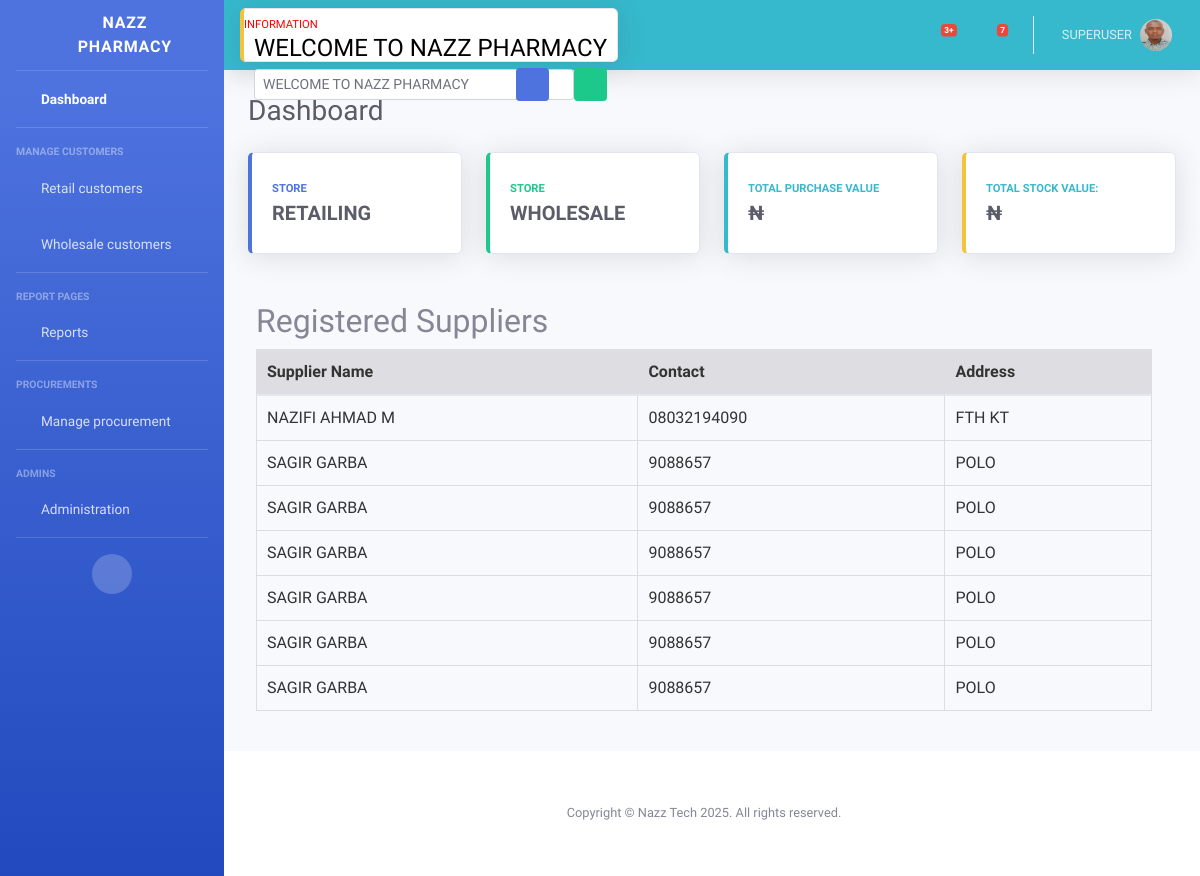
The app's page /list_suppliers_view/ (signed in) with its own data.
### userauth/models.py (models this page shows, shortened)
class User(AbstractUser):
    username = models.CharField(max_length=200, null=True, blank=True)
    mobile = models.CharField(max_length=20, unique=True)
    USERNAME_FIELD = 'mobile'
    REQUIRED_FIELDS = ['username']

class Profile(models.Model):
    user = models.OneToOneField(User, on_delete=models.CASCADE)
    image = models.ImageField(upload_to='uploads/images/', blank=True, null=True)
    full_name = models.CharField(max_length=200, blank=True, null=True)
    user_type = models.CharField(max_length=200, choices=USER_TYPE, blank=True, null=True)

### supplier/models.py (models this page shows, shortened)
class Supplier(models.Model):
    name = models.CharField(max_length=255)
    phone = models.CharField(max_length=15, blank=True, null=True)
    contact_info = models.TextField(blank=True, null=True)

### store/views.py (the view)
# urls.py: path('list_suppliers_view/', views.list_suppliers_view, name='supplier_list'),
@login_required
def list_suppliers_view(request):
    if request.user.is_authenticated:
        suppliers = Supplier.objects.all()  # Get all suppliers
        return render(request, 'partials/supplier_list.html', {'suppliers': suppliers})
    else:
        return redirect('store:index')

### templates/partials/supplier_list.html (shortened to what this page needs)
{% extends "partials/base.html" %}
{% block content %}
<div class="container table-responsive">
    <h2>Registered Suppliers</h2>
    <table class="table table-hover">
        <thead class="table-secondary">
            <tr>
                <th>Supplier Name</th>
                <th>Contact</th>
                <th>Address</th>
            </tr>
        </thead>
        <tbody>
            {% for supplier in suppliers %}
            <tr>
                <td data-label="Supplier Name">{{ supplier.name }}</td>
                <td data-label="Contact">{{ supplier.phone }}</td>
                <td data-label="Address">{{ supplier.contact_info }}</td>
            </tr>
            {% empty %}
            <tr>
                <td colspan="4">No suppliers registered.</td>
            </tr>
            {% endfor %}
        </tbody>
    </table>
</div>
{% endblock %}

### templates/partials/base.html (shortened to what this page needs)
{% load static %}
{% load humanize %}
<!DOCTYPE html>
<html lang="en">
<head>
    <link href="{% static 'vendor/fontawesome-free/css/all.min.css' %}" rel="stylesheet" type="text/css">
    <link href="{% static 'css/sb-admin-2.min.css' %}" rel="stylesheet">
</head>
<body id="page-top">
    <div id="wrapper">
        <ul class="navbar-nav bg-gradient-primary sidebar sidebar-dark accordion" id="accordionSidebar">
            <a class="sidebar-brand d-flex align-items-center justify-content-center"
                href="{% url 'store:dashboard' %}">
                <div class="sidebar-brand-icon rotate-n-15">
                    <i class="fas fa-prescription"></i>
                </div>
                <div class="sidebar-brand-text mx-3">NAZZ PHARMACY</div>
            </a>
            <hr class="sidebar-divider my-0">
            <li class="nav-item active">
                <a class="nav-link" href="{% url 'store:dashboard' %}">
                    <i class="fas fa-fw fa-tachometer-alt"></i>
                    <span>Dashboard</span></a>
            </li>
            <hr class="sidebar-divider">
            <div class="sidebar-heading">
                manage customers
            </div>
            <li class="nav-item">
                <a class="nav-link collapsed" href="#" data-toggle="collapse" data-target="#collapseRetail"
                    aria-expanded="true" aria-controls="collapseRetail">
                    <i class="fas fa-fw fa-users"></i>
                    <span>Retail customers</span>
                </a>
            </li>
            <li class="nav-item">
                <a class="nav-link collapsed" href="#" data-toggle="collapse" data-target="#collapseWholesale"
                    aria-expanded="true" aria-controls="collapseWholesale">
                    <i class="fas fa-fw fa-users"></i>
                    <span>Wholesale customers</span>
                </a>
            </li>
            <hr class="sidebar-divider">
            <div class="sidebar-heading">
                Report Pages
            </div>
            <li class="nav-item">
                <a class="nav-link collapsed" href="#" data-toggle="collapse" data-target="#collapseReport"
                    aria-expanded="true" aria-controls="collapseReport">
                    <i class="fas fa-fw fa-chart-line"></i>
                    <span>Reports</span>
                </a>
            </li>
            <hr class="sidebar-divider">
            <div class="sidebar-heading">
                Procurements
            </div>
            <li class="nav-item">
                <a class="nav-link collapsed" href="#" data-toggle="collapse" data-target="#collapsePages"
                    aria-expanded="true" aria-controls="collapsePages">
                    <i class="fas fa-fw fa-truck"></i>
                    <span>Manage procurement</span>
                </a>
            </li>
            <hr class="sidebar-divider">
            <div class="sidebar-heading">
                Admins
            </div>
            <li class="nav-item ">
                <a class="nav-link collapsed" href="#" data-toggle="collapse" data-target="#collapseAdmin"
                    aria-expanded="true" aria-controls="collapseReport">
                    <i class="fas fa-fw fa-user-cog"></i>
                    <span>Administration</span>
                </a>
            </li>
            <hr class="sidebar-divider d-none d-md-block">
            <div class="text-center d-none d-md-inline">
                <button class="rounded-circle border-0 lg" id="sidebarToggle"></button>
            </div>
        </ul>
        <div id="content-wrapper" class="d-flex flex-column">
            <div id="content">
                <nav class="navbar navbar-expand navbar-dark bg-info topbar mb-4 static-top shadow">
                    <div class="card border-left-warning shadow h-100 py-2">
                        <div class="card-head text-xs" style="color: red;">
                            INFORMATION
                            <div class="marquee-container">
                                <div id="marquee-wrapper" class="d-flex align-items-center">
                                    <marquee id="dynamic-marquee" behavior="" direction="">
                                        <h4 class="marquee-text">{% if marquee_text %}{{ marquee_text }}{% else %}WELCOME TO NAZZ PHARMACY{% endif %}</h4>
                                    </marquee>
                                </div>
                                <div id="marquee-edit" style="display: none;" class="d-flex align-items-center">
                                    <input type="text"
                                           id="marquee-input"
                                           class="form-control form-control-sm me-2"
                                           value="{% if marquee_text %}{{ marquee_text }}{% else %}WELCOME TO NAZZ PHARMACY{% endif %}">
                                           {% if user.is_superuser %}
                                           <button class="btn btn-sm btn-primary ms-2 mx-5"
                                                   onclick="toggleMarqueeEdit()"
                                                   style="position: absolute; right: 10px; z-index: 1000;">
                                               <i class="fas fa-edit"></i>
                                           </button>
                                       {% endif %}
                                    <button class="btn btn-sm btn-success me-1" onclick="saveMarquee()">
                                        <i class="fas fa-save"></i>
                                    </button>
                                </div>
                            </div>
                        </div>
                    </div>
                    <ul class="navbar-nav ml-auto">
                        <li class="nav-item dropdown no-arrow mx-1">
                            <a class="nav-link dropdown-toggle" href="#" id="alertsDropdown" role="button"
                                data-toggle="dropdown" aria-haspopup="true" aria-expanded="false">
                                <i class="fas fa-bell fa-fw"></i>
                                <span class="badge badge-danger badge-counter">3+</span>
                            </a>
                        </li>
                        <li class="nav-item dropdown no-arrow mx-1">
                            <a class="nav-link dropdown-toggle" href="#" id="messagesDropdown" role="button"
                                data-toggle="dropdown" aria-haspopup="true" aria-expanded="false">
                                <i class="fas fa-envelope fa-fw"></i>
                                <span class="badge badge-danger badge-counter">7</span>
                            </a>
                        </li>
                        {% if user.is_authenticated %}
                        <li class="nav-item dropdown no-arrow">
                            <a class="nav-link dropdown-toggle" href="#" id="userDropdown" role="button"
                                data-toggle="dropdown" aria-haspopup="true" aria-expanded="false">
                                <span class="mr-2 d-none d-lg-inline text-white-600 small">
                                    {{ user.username|upper }}</span>
                                <img class="img-profile rounded-circle"
                                    src="{% if user.profile.image %}{{ user.profile.image.url }}{% else %}{% static 'img/undraw_profile.svg' %}{% endif %}">
                            </a>
                        </li>
                        {% else %}
                        <a href="{% url 'store:index' %}" class="btn btn-outline-light btn-sm my-3"
                            style="font-weight: bolder;">Login</a>
                        {% endif %}
                    </ul>
                </nav>
                <div class="container-fluid">
                    <div class="d-sm-flex align-items-center justify-content-between mb-4">
                        <h1 class="h3 mb-0 text-gray-800">Dashboard</h1>
                    </div>
                    <div class="row">
                        <a href="{% url 'store:store' %}" class="col-xl-3 col-md-6 mb-4 nazz"
                            style="text-decoration: none;">
                            <div class="card border-left-primary shadow h-100 py-2">
                                <div class="card-body">
                                    <div class="row no-gutters align-items-center">
                                        <div class="col mr-2">
                                            <div class="text-xs font-weight-bold text-primary text-uppercase mb-1">
                                                STORE</div>
                                            <div class="h5 mb-0 font-weight-bold text-gray-800">RETAILING</div>
                                        </div>
                                        <div class="col-auto">
                                            <i class="fas fa-store fa-2x text-gray-300"></i>
                                        </div>
                                    </div>
                                </div>
                            </div>
                        </a>
                        <a href="{% url 'wholesale:wholesales' %}" class="col-xl-3 col-md-6 mb-4 nazz"
                            style="text-decoration: none;">
                            <div class="card border-left-success shadow h-100 py-2">
                                <div class="card-body">
                                    <div class="row no-gutters align-items-center">
                                        <div class="col mr-2">
                                            <div class="text-xs font-weight-bold text-success text-uppercase mb-1">
                                                STORE</div>
                                            <div class="h5 mb-0 font-weight-bold text-gray-800">WHOLESALE</div>
                                        </div>
                                        <div class="col-auto">
                                            <i class="fas fa-store fa-2x text-gray-300"></i>
                                        </div>
                                    </div>
                                </div>
                            </div>
                        </a>
                        <div class="col-xl-3 col-md-6 mb-4">
                            <div class="card border-left-info shadow h-100 py-2">
                                <div class="card-body">
                                    <div class="row no-gutters align-items-center">
                                        <div class="col mr-2">
                                            <div class="text-xs font-weight-bold text-info text-uppercase mb-1">TOTAL
                                                PURCHASE VALUE
                                            </div>
                                            <div class="row no-gutters align-items-center">
                                                <div class="col-auto">
                                                    <div class="h5 mb-0 mr-3 font-weight-bold text-gray-800">
                                                        {% if request.user.is_superuser or is_staff %}
                                                        ₦{{total_purchase_value|intcomma}}
                                                        {% endif %}
                                                    </div>
                                                </div>
                                            </div>
                                        </div>
                                        <div class="col-auto">
                                            <i class="fas fa-dollar-sign fa-2x text-gray-300"></i>
                                        </div>
                                    </div>
                                </div>
                            </div>
                        </div>
                        <div class="col-xl-3 col-md-6 mb-4">
                            <div class="card border-left-warning shadow h-100 py-2">
                                <div class="card-body">
                                    <div class="row no-gutters align-items-center">
                                        <div class="col mr-2">
                                            <div class="text-xs font-weight-bold text-info text-uppercase mb-1">
                                                TOTAL STOCK VALUE:</div>
                                            <div class="h5 mb-0 font-weight-bold text-gray-800">₦{{total_stock_value|intcomma}}
                                            </div>
                                        </div>
                                        <div class="col-auto">
                                            <i class="fas fa-dollar-sign fa-2x text-gray-300"></i>
                                        </div>
                                    </div>
                                </div>
                            </div>
                        </div>
                    </div>
                    <div class="row">
                        <div class="col-12">
                            {% block content %}{% endblock content %}
                        </div>
                    </div>
                </div>
            </div>
            <footer class="sticky-footer bg-white">
                <div class="container my-auto">
                    <div class="copyright text-center my-auto">
                        <span>Copyright &copy; Nazz Tech <span>2025</span>. All rights reserved.</span>
                    </div>
                </div>
            </footer>
        </div>
    </div>
</body>
</html>

### records on screen
User: username "SUPERUSER", image (picture)
Supplier: name "NAZIFI AHMAD M", phone "08032194090", contact_info "FTH KT"
Supplier: name "SAGIR GARBA", phone "9088657", contact_info "POLO"
Supplier: name "SAGIR GARBA", phone "9088657", contact_info "POLO"
Supplier: name "SAGIR GARBA", phone "9088657", contact_info "POLO"
Supplier: name "SAGIR GARBA", phone "9088657", contact_info "POLO"
Supplier: name "SAGIR GARBA", phone "9088657", contact_info "POLO"
Supplier: name "SAGIR GARBA", phone "9088657", contact_info "POLO"

### other values on screen
{{ marquee_text }} "WELCOME TO NAZZ PHARMACY"
